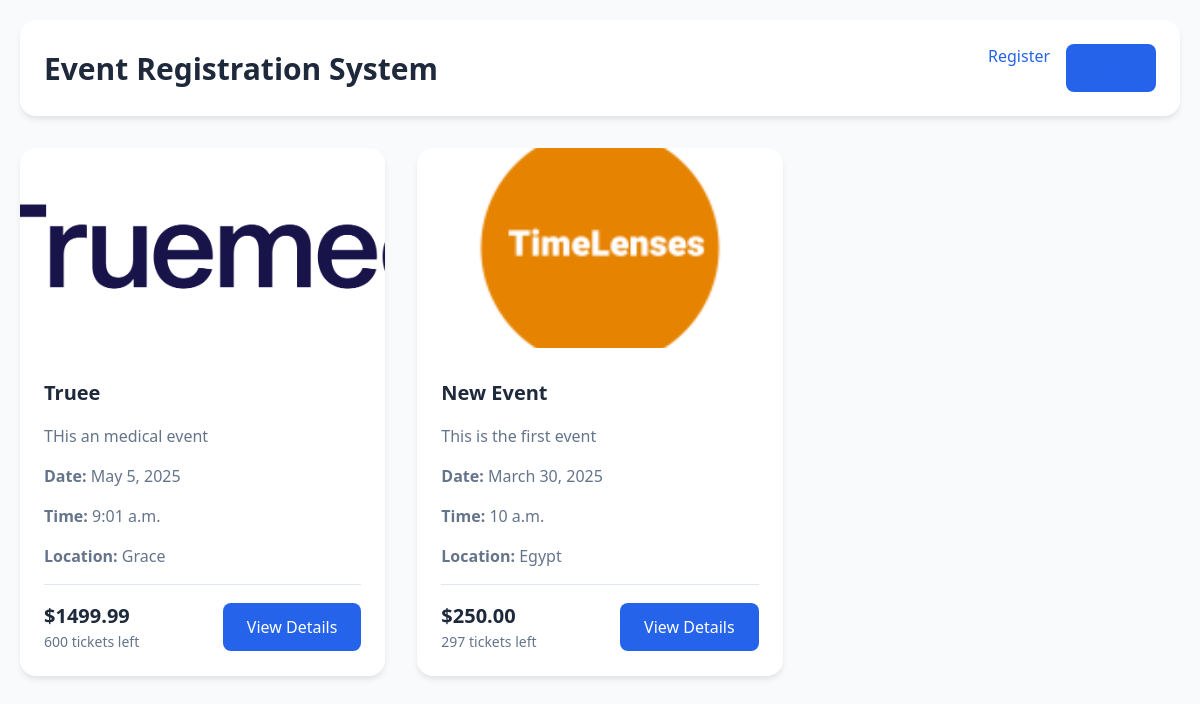
The page / on the database its author committed.
### event/models.py (models this page shows, shortened)
class Event(models.Model):
    name = models.CharField(max_length=100)
    description = models.TextField()
    location = models.CharField(max_length=100)
    date = models.DateField()
    time = models.TimeField()
    duration = models.IntegerField()
    max_tickets = models.IntegerField()
    price = models.DecimalField(max_digits=6, decimal_places=2)
    image = models.ImageField(upload_to='event_images')
    tickets_sold = models.IntegerField(default=0)

### event/views.py (the view)
# urls.py: 2. Add a URL to urlpatterns:  path('', views.home, name='home')
def home(request):
    events = Event.objects.all().order_by('-date', '-time')
    context = {
        'events': events,
        'is_staff': request.user.is_staff
    }
    return render(request, 'event/home.html', context)

### event/templatetags/event_tags.py (called while the page is built)
@register.filter
def sub(value, arg):
    try:
        return int(value) - int(arg)
    except (ValueError, TypeError):
        try:
            return float(value) - float(arg)
        except (ValueError, TypeError):
            return value

### event/templates/event/home.html (shortened to what this page needs)
<!DOCTYPE html>
<html>
<head>
    {% load static %}
    {% load event_tags %}
</head>
<body>
    <div class="container">
        <div class="header">
            <div class="nav">
                <h1>Event Registration System</h1>
                <div class="nav-links">
                    {% if user.is_authenticated %}
                        <a href="{% url 'my_registrations' %}">My Registrations</a>
                        {% if user.is_staff %}
                            <a href="{% url 'create_event' %}" class="btn">Create Event</a>
                        {% endif %}
                        <a href="{% url 'logout' %}">Logout</a>
                    {% else %}
                        <a href="{% url 'register' %}">Register</a>
                        <a href="{% url 'login' %}" class="btn">Login</a>
                    {% endif %}
                </div>
            </div>
        </div>
        <div class="event-grid">
            {% for event in events %}
                <div class="event-card">
                    {% if event.image %}
                        <img src="{{ event.image.url }}" alt="{{ event.name }}" class="event-image">
                    {% endif %}
                    <div class="event-content">
                        <h3 class="event-title">{{ event.name }}</h3>
                        <p class="event-description">{{ event.description }}</p>
                        <div class="event-info">
                            <p><strong>Date:</strong> {{ event.date }}</p>
                            <p><strong>Time:</strong> {{ event.time }}</p>
                            <p><strong>Location:</strong> {{ event.location }}</p>
                        </div>
                        <div class="ticket-info">
                            <div>
                                <div class="price">${{ event.price }}</div>
                                {% with available_tickets=event.max_tickets|sub:event.tickets_sold %}
                                    {% if available_tickets > 0 %}
                                        <div class="tickets-left">{{ available_tickets }} tickets left</div>
                                    {% else %}
                                        <div class="sold-out">Sold Out</div>
                                    {% endif %}
                                {% endwith %}
                            </div>
                            <a href="{% url 'event_detail' event.id %}" class="btn">View Details</a>
                        </div>
                    </div>
                </div>
            {% empty %}
                <p>No events available at the moment.</p>
            {% endfor %}
        </div>
    </div>
</body>
</html>

### event/templates/event/home.html (style rules this page uses)
:root { --primary-color: #2563eb; --primary-hover: #1d4ed8; --bg-color: #f8fafc; --text-color: #1e293b; --border-color: #e2e8f0; }
body { font-family: 'Segoe UI', system-ui, sans-serif; background-color: var(--bg-color); color: var(--text-color); line-height: 1.5; margin: 0; padding: 20px; }
.container { max-width: 1200px; margin: 0 auto; }
.header { background: white; padding: 1.5rem; border-radius: 1rem; box-shadow: 0 4px 6px -1px rgb(0 0 0 / 0.1); margin-bottom: 2rem; }
.nav { display: flex; align-items: center; justify-content: space-between; }
.nav-links { display: flex; gap: 1rem; }
.nav h1 { font-size: 1.875rem; font-weight: 600; margin: 0; color: var(--text-color); }
.nav a { color: var(--primary-color); text-decoration: none; font-weight: 500; transition: color 0.2s; }
.btn { display: inline-block; padding: 0.75rem 1.5rem; background-color: var(--primary-color); color: white; border: none; border-radius: 0.5rem; font-size: 1rem; font-weight: 500; cursor: pointer; text-decoration: none; transition: background-color 0.2s; }
.event-grid { display: grid; grid-template-columns: repeat(auto-fill, minmax(300px, 1fr)); gap: 2rem; }
.event-card { background: white; border-radius: 1rem; overflow: hidden; box-shadow: 0 4px 6px -1px rgb(0 0 0 / 0.1); transition: transform 0.2s; }
.event-image { width: 100%; height: 200px; object-fit: cover; }
.event-content { padding: 1.5rem; }
.event-title { font-size: 1.25rem; font-weight: 600; margin: 0 0 1rem 0; color: var(--text-color); }
.event-info { color: #64748b; margin-bottom: 0.5rem; }
.event-description { margin: 1rem 0; color: #64748b; display: -webkit-box; -webkit-line-clamp: 3; -webkit-box-orient: vertical; overflow: hidden; }
.ticket-info { display: flex; justify-content: space-between; align-items: center; margin-top: 1rem; padding-top: 1rem; border-top: 1px solid var(--border-color); }
.price { font-size: 1.25rem; font-weight: 600; color: var(--text-color); }
.tickets-left { color: #64748b; font-size: 0.875rem; }

### rows shown on the page
Event: image (picture), name "Truee", description "THis an medical event", date "May 5, 2025", time "9:01 a.m.", location "Grace", price "1499.99", max_tickets "600"
Event: image (picture), name "New Event", description "This is the first event", date "March 30, 2025", time "10 a.m.", location "Egypt", price "250.00", event "297"
